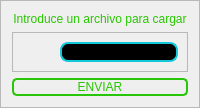
                  <widget class="QFrame" name="frame_11">
                   <property name="maximumSize">
                    <size>
                     <width>100010</width>
                     <height>200</height>
                    </size>
                   </property>
                   <property name="styleSheet">
                    <string notr="true"/>
                   </property>
                   <property name="frameShape">
                    <enum>QFrame::StyledPanel</enum>
                   </property>
                   <property name="frameShadow">
                    <enum>QFrame::Raised</enum>
                   </property>
                   <layout class="QVBoxLayout" name="verticalLayout_11">
                    <item>
                     <widget class="QLabel" name="label_24">
                      <property name="maximumSize">
                       <size>
                        <width>16777215</width>
                        <height>40</height>
                       </size>
                      </property>
                      <property name="styleSheet">
                       <string notr="true">color: rgb(39,198,0)</string>
                      </property>
                      <property name="text">
                       <string>Introduce un archivo para cargar</string>
                      </property>
                      <property name="alignment">
                       <set>Qt::AlignCenter</set>
                      </property>
                     </widget>
                    </item>
                    <item>
                     <widget class="QFrame" name="frame_10">
                      <property name="maximumSize">
                       <size>
                        <width>16777215</width>
                        <height>50</height>
                       </size>
                      </property>
                      <property name="frameShape">
                       <enum>QFrame::StyledPanel</enum>
                      </property>
                      <property name="frameShadow">
                       <enum>QFrame::Raised</enum>
                      </property>
                      <layout class="QHBoxLayout" name="horizontalLayout_3">
                       <item>
                        <widget class="QPushButton" name="bt_busqueda_2">
                         <property name="maximumSize">
                          <size>
                           <width>50</width>
                           <height>16777215</height>
                          </size>
                         </property>
                         <property name="styleSheet">
                          <string notr="true">border: 0px solid #84eab3;</string>
                         </property>
                         <property name="text">
                          <string/>
                         </property>
                         <property name="icon">
                          <iconset>
                           <normaloff>Imagenes/busqueda.png</normaloff>Imagenes/busqueda.png</iconset>
                         </property>
                         <property name="iconSize">
                          <size>
                           <width>32</width>
                           <height>32</height>
                          </size>
                         </property>
                        </widget>
                       </item>
                       <item>
                        <widget class="QLineEdit" name="lineCargarDatos">
                         <property name="styleSheet">
                          <string notr="true">
QLineEdit{
border: 2px solid #14c8dc;
border-radius: 8px;
color: rgb(255,255,255);
background-color: rgb(0,0,0);
font: 75 12pt &quot;Times New Roman&quot;;
}</string>
                         </property>
                         <property name="alignment">
                          <set>Qt::AlignCenter</set>
                         </property>
                        </widget>
                       </item>
                      </layout>
                     </widget>
                    </item>
                    <item>
                     <widget class="QPushButton" name="bt_enviar_2">
                      <property name="maximumSize">
                       <size>
                        <width>16000</width>
                        <height>16777215</height>
                       </size>
                      </property>
                      <property name="styleSheet">
                       <string notr="true">QPushButton{
font: 87 12pt &quot;Arial Black&quot;;
background-color: #000000ff;
color: rgb(39,198,0);
border-radius: 5px;
border: 2px solid rgb(39,198,09);
}

QPushButton:hover{
background-color: rgb(27,67,50);
}</string>
                      </property>
                      <property name="text">
                       <string>ENVIAR</string>
                      </property>
                      <property name="iconSize">
                       <size>
                        <width>32</width>
                        <height>32</height>
                       </size>
                      </property>
                     </widget>
                    </item>
                   </layout>
                  </widget>
